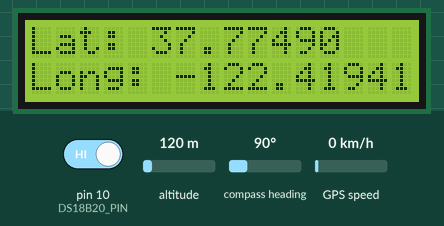
Recording of a sketch running on a simulated Arduino Uno, built with avr-gcc and run on an emulated ATmega328P. On the bench: 16×2 character LCD. Inputs (shaded band) come from the test bench; at power-on: pin 10 (DS18B20_PIN) HIGH, altitude 120 m, compass heading 90°, GPS speed 0 km/h. The GPS gets a fix after 3 s at 37.7749, -122.4194 with 8 satellites; the modem accepts every AT command (registered, SIM ready, sends succeed) and sends nothing else; what the sketch prints to the serial monitor is not drawn.

Above: at 6.0 s.
6.1 s: pin 10 (DS18B20_PIN) driven LOW
Timing chart, 0 to 7.4 s (numbered marks = the images above; inputs shaded):
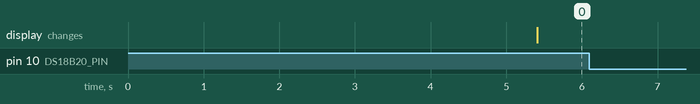

The sketch:

code.ino
```cpp
//* Code by Subodh ****
//*
//*************************************"**********************//
#include <LiquidCrystal_I2C.h>
LiquidCrystal_I2C lcd(0x20,16,2);
#include <TinyGPS.h>
#include <SoftwareSerial.h>
SoftwareSerial SIM900(7, 8);

TinyGPS gps;  //Creates a new instance of the TinyGPS object
#define DS18B20_PIN   10
int raw_temp;
float temp;
char txt[] = " C ";
void setup()
{
  Serial.begin(9600);
  SIM900.begin(9600);
   lcd.begin(16,2);
  lcd.init();                      // initialize the lcd
  lcd.init();
  // Print a message to the LCD.
  lcd.backlight();
  txt[0] = 223;
}

void loop()
{
  bool newData = false;
  unsigned long chars;
  unsigned short sentences, failed;

  // For one second we parse GPS data and report some key values
  for (unsigned long start = millis(); millis() - start < 1000;)
  {
    while (Serial.available())
    {
      char c = Serial.read();
      //Serial.print(c);
      if (gps.encode(c))
        newData = true;
    }
  }

  if (newData)      //If newData is true
  {
    float flat, flon;
    unsigned long age;
    gps.f_get_position(&flat, &flon, &age);
    SIM900.print("AT+CMGF=1\r");
    delay(400);
    SIM900.println("AT + CMGS = \"+91xxxxxxxxxx\"");// recipient's mobile number with country code
    delay(300);
    SIM900.print("Latitude = ");
    SIM900.print(flat == TinyGPS::GPS_INVALID_F_ANGLE ? 0.0 : flat, 6);
    SIM900.print(" Longitude = ");
    SIM900.print(flon == TinyGPS::GPS_INVALID_F_ANGLE ? 0.0 : flon, 6);
    delay(200);

    SIM900.println((char)26); // End AT command with a ^Z, ASCII code 26
    delay(200);
    SIM900.println();
     lcd.setCursor(0,0);
     lcd.print("Lat: ");
    lcd.print(flat,5);
    lcd.setCursor(0,1);
    lcd.print("Long: ");
    lcd.print(flon,5);
    delay(1000);
    lcd.clear();
    if(ds18b20_read(&raw_temp)) {
    Serial.print("Temperature = ");
    temp = (float)raw_temp / 16;     // Convert temperature raw value into degree Celsius (temp in °C = raw/16)
    Serial.print(temp);              // Print temperature value in degree Celsius
    Serial.println("°C");            // Print '°C'
    // Display temperature on LCD
    lcd.setCursor(2, 0);
    lcd.print("Temperature:");
    lcd.setCursor(4, 1);
    lcd.print(temp);
    lcd.print(txt);
    delay(1000);
    lcd.clear();
    para();
  }
  else {
    Serial.println("Communication Error!");
    lcd.setCursor(4, 1);
    lcd.print(" Error! ");
  }
  delay(1000);


  }

  Serial.println(failed);
 // if (chars == 0)
   // Serial.println("** No characters received from GPS: check wiring **");
}

bool ds18b20_start(){
  bool ret = 0;
  digitalWrite(DS18B20_PIN, LOW);     // Send reset pulse to the DS18B20 sensor
  pinMode(DS18B20_PIN, OUTPUT);
  delayMicroseconds(500);             // Wait 500 us
  pinMode(DS18B20_PIN, INPUT);
  delayMicroseconds(100);             //wait to read the DS18B20 sensor response
  if (!digitalRead(DS18B20_PIN)) {
    ret = 1;                          // DS18B20 sensor is present
    delayMicroseconds(400);           // Wait 400 us
  }
  return(ret);
}

void ds18b20_write_bit(bool value){
  digitalWrite(DS18B20_PIN, LOW);
  pinMode(DS18B20_PIN, OUTPUT);
  delayMicroseconds(2);
  digitalWrite(DS18B20_PIN, value);
  delayMicroseconds(80);
  pinMode(DS18B20_PIN, INPUT);
  delayMicroseconds(2);
}

void ds18b20_write_byte(byte value){
  byte i;
  for(i = 0; i < 8; i++)
    ds18b20_write_bit(bitRead(value, i));
}

bool ds18b20_read_bit(void) {
  bool value;
  digitalWrite(DS18B20_PIN, LOW);
  pinMode(DS18B20_PIN, OUTPUT);
  delayMicroseconds(2);
  pinMode(DS18B20_PIN, INPUT);
  delayMicroseconds(5);
  value = digitalRead(DS18B20_PIN);
  delayMicroseconds(100);
  return value;
}

byte ds18b20_read_byte(void) {
  byte i, value;
  for(i = 0; i  <8; i++)
    bitWrite(value, i, ds18b20_read_bit());
  return value;
}

bool ds18b20_read(int *raw_temp_value) {
  if (!ds18b20_start())                     // Send start pulse
    return(0);                              // Return 0 if error
  ds18b20_write_byte(0xCC);                 // Send skip ROM command
  ds18b20_write_byte(0x44);                 // Send start conversion command
  while(ds18b20_read_byte() == 0);          // Wait for conversion complete
  if (!ds18b20_start())                     // Send start pulse
    return(0);                              // Return 0 if error
  ds18b20_write_byte(0xCC);                 // Send skip ROM command
  ds18b20_write_byte(0xBE);                 // Send read command
  *raw_temp_value = ds18b20_read_byte();    // Read temperature LSB byte and store it on raw_temp_value LSB byte
  *raw_temp_value |= (unsigned int)(ds18b20_read_byte() << 8);     // Read temperature MSB byte and store it on raw_temp_value MSB byte
  return(1);                                // OK --> return 1
}


void para(){
    int phvalue=analogRead(A0);
  float voltage = phvalue *(14.0 / 1023.0);
    lcd.setCursor(6, 0);
    lcd.print("Ph:");
    lcd.setCursor(4, 1);
    lcd.print(voltage);
    delay(1000);
    lcd.clear();
    int turbidity =analogRead(A1);
    float voltage1=turbidity * (6.0/1023.0);
    lcd.setCursor(2, 0);
    lcd.print("Turbidity:");
    lcd.setCursor(6, 1);
    lcd.print(voltage1);
    delay(1000);
    lcd.clear();
    int conductivity =analogRead(A2);
    float voltage2 = conductivity/1024.0*500;

    lcd.setCursor(2, 0);
    lcd.print("Conductivity:");
    lcd.setCursor(6, 1);
    lcd.print(voltage2);
    delay(1000);
    lcd.clear();


}
```
